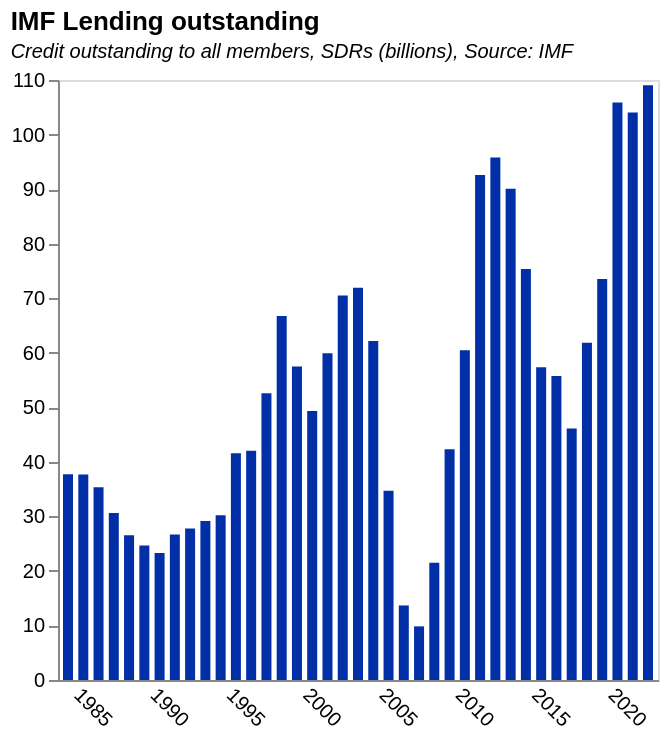

Write the Vega-Lite specification saved for this chart.
### Vega-Lite specification from a JSON file in a GitHub repository (floating-point values rounded to 4 significant figures)
{"$schema": "https://vega.github.io/schema/vega-lite/v5.json", "title": {"text": "IMF Lending outstanding ", "subtitle": "Credit outstanding to all members, SDRs (billions), Source: IMF", "subtitleFontStyle": "italic", "subtitleFontSize": 10, "anchor": "start", "color": "black"}, "data": {"values": [{"Date": "08/31/2022", "GRA Purchases": "93769635059", "PRGT 1/2/": "15254184552", "Totals": "1.09024E+11", "Year": "2022", "": "", "IMF Lending as a % of GDP": ""}, {"Date": "12/31/2021", "GRA Purchases": "89474552025", "PRGT 1/2/": "14554823681", "Totals": "1.04029E+11", "Year": "2021", "": "0.001082512", "IMF Lending as a % of GDP": "0.108251171"}, {"Date": "12/31/2020", "GRA Purchases": "93408630285", "PRGT 1/2/": "12481816684", "Totals": "1.0589E+11", "Year": "2020", "": "0.00124709", "IMF Lending as a % of GDP": "0.124709041"}, {"Date": "12/31/2019", "GRA Purchases": "66945509865", "PRGT 1/2/": "6590835450", "Totals": "73536345315", "Year": "2019", "": "0.000838977", "IMF Lending as a % of GDP": "0.083897713"}, {"Date": "12/31/2018", "GRA Purchases": "55395611392", "PRGT 1/2/": "6426181029", "Totals": "61821792421", "Year": "2018", "": "0.000715447", "IMF Lending as a % of GDP": "0.07154472"}, {"Date": "12/31/2017", "GRA Purchases": "39585385873", "PRGT 1/2/": "6522280669", "Totals": "46107666542", "Year": "2017", "": "0.000566433", "IMF Lending as a % of GDP": "0.056643325"}, {"Date": "12/31/2016", "GRA Purchases": "49267630851", "PRGT 1/2/": "6482647937", "Totals": "55750278788", "Year": "2016", "": "0.000729048", "IMF Lending as a % of GDP": "0.072904772"}, {"Date": "12/31/2015", "GRA Purchases": "50757840741", "PRGT 1/2/": "6575911158", "Totals": "57333751899", "Year": "2015", "": "0.00076262", "IMF Lending as a % of GDP": "0.076261974"}, {"Date": "12/31/2014", "GRA Purchases": "69041563463", "PRGT 1/2/": "6292755583", "Totals": "75334319046", "Year": "2014", "": "0.000945105", "IMF Lending as a % of GDP": "0.094510499"}, {"Date": "12/31/2013", "GRA Purchases": "83899249061", "PRGT 1/2/": "6174392682", "Totals": "90073641743", "Year": "2013", "": "0.001160593", "IMF Lending as a % of GDP": "0.116059324"}, {"Date": "12/31/2012", "GRA Purchases": "90042348252", "PRGT 1/2/": "5766292503", "Totals": "95808640755", "Year": "2012", "": "0.001269157", "IMF Lending as a % of GDP": "0.126915672"}, {"Date": "12/31/2011", "GRA Purchases": "87276915790", "PRGT 1/2/": "5308609594", "Totals": "92585525384", "Year": "2011", "": "0.001253697", "IMF Lending as a % of GDP": "0.125369703"}, {"Date": "12/31/2010", "GRA Purchases": "55620104510", "PRGT 1/2/": "4819344134", "Totals": "60439448644", "Year": "2010", "": "0.000907499", "IMF Lending as a % of GDP": "0.090749923"}, {"Date": "12/31/2009", "GRA Purchases": "37221142436", "PRGT 1/2/": "5079705286", "Totals": "42300847722", "Year": "2009", "": "0.000695623", "IMF Lending as a % of GDP": "0.069562322"}, {"Date": "12/31/2008", "GRA Purchases": "17514964723", "PRGT 1/2/": "3972372030", "Totals": "21487336753", "Year": "2008", "": "0.000335111", "IMF Lending as a % of GDP": "0.03351113"}, {"Date": "12/31/2007", "GRA Purchases": "6036146757", "PRGT 1/2/": "3796945581", "Totals": "9833092338", "Year": "2007", "": "0.00016849", "IMF Lending as a % of GDP": "0.016849027"}, {"Date": "12/31/2006", "GRA Purchases": "9822640239", "PRGT 1/2/": "3844020520", "Totals": "13666660759", "Year": "2006", "": "0.000263937", "IMF Lending as a % of GDP": "0.026393706"}, {"Date": "12/31/2005", "GRA Purchases": "28432143237", "PRGT 1/2/": "6282121668", "Totals": "34714264905", "Year": "2005", "": "0.000726544", "IMF Lending as a % of GDP": "0.072654384"}, {"Date": "12/31/2004", "GRA Purchases": "55373766674", "PRGT 1/2/": "6766029353", "Totals": "62139796027", "Year": "2004", "": "0.001408427", "IMF Lending as a % of GDP": "0.140842693"}, {"Date": "12/31/2003", "GRA Purchases": "65032062712", "PRGT 1/2/": "6880893268", "Totals": "71912955980", "Year": "2003", "": "0.001836857", "IMF Lending as a % of GDP": "0.183685711"}, {"Date": "12/31/2002", "GRA Purchases": "63601058794", "PRGT 1/2/": "6868671012", "Totals": "70469729806", "Year": "2002", "": "0.002018612", "IMF Lending as a % of GDP": "0.201861157"}, {"Date": "12/31/2001", "GRA Purchases": "53477225409", "PRGT 1/2/": "6424578684", "Totals": "59901804093", "Year": "2001", "": "0.001781731", "IMF Lending as a % of GDP": "0.178173123"}, {"Date": "12/31/2000", "GRA Purchases": "42990531049", "PRGT 1/2/": "6331595468", "Totals": "49322126517", "Year": "2000", "": "0.00145794", "IMF Lending as a % of GDP": "0.145794048"}, {"Date": "12/31/1999", "GRA Purchases": "51061861875", "PRGT 1/2/": "6434274362", "Totals": "57496136237", "Year": "1999", "": "0.001756143", "IMF Lending as a % of GDP": "0.175614344"}, {"Date": "12/31/1998", "GRA Purchases": "60451017051", "PRGT 1/2/": "6288825925", "Totals": "66739842976", "Year": "1998", "": "0.002116038", "IMF Lending as a % of GDP": "0.211603814"}, {"Date": "12/31/1997", "GRA Purchases": "46559033783", "PRGT 1/2/": "6009867422", "Totals": "52568901205", "Year": "1997", "": "0.001662521", "IMF Lending as a % of GDP": "0.166252059"}, {"Date": "12/31/1996", "GRA Purchases": "36127472805", "PRGT 1/2/": "5881609752", "Totals": "42009082557", "Year": "1996", "": "0.001323538", "IMF Lending as a % of GDP": "0.132353757"}, {"Date": "12/31/1995", "GRA Purchases": "35929173412", "PRGT 1/2/": "5657438528", "Totals": "41586611940", "Year": "1995", "": "0.001339775", "IMF Lending as a % of GDP": "0.133977487"}, {"Date": "12/31/1994", "GRA Purchases": "25611676952", "PRGT 1/2/": "4599768498", "Totals": "30211445450", "Year": "1994", "": "0.001084013", "IMF Lending as a % of GDP": "0.108401311"}, {"Date": "12/31/1993", "GRA Purchases": "25196745031", "PRGT 1/2/": "3942792899", "Totals": "29139537930", "Year": "1993", "": "0.001128565", "IMF Lending as a % of GDP": "0.11285646"}, {"Date": "12/31/1992", "GRA Purchases": "23967172718", "PRGT 1/2/": "3804463796", "Totals": "27771636514", "Year": "1992", "": "0.001092941", "IMF Lending as a % of GDP": "0.109294122"}, {"Date": "12/31/1991", "GRA Purchases": "23378573926", "PRGT 1/2/": "3285717796", "Totals": "26664291722", "Year": "1991", "": "0.001122235", "IMF Lending as a % of GDP": "0.11222345"}, {"Date": "12/31/1990", "GRA Purchases": "20731851093", "PRGT 1/2/": "2571911617", "Totals": "23303762710", "Year": "1990", "": "0.001022992", "IMF Lending as a % of GDP": "0.102299222"}, {"Date": "12/31/1989", "GRA Purchases": "22315104224", "PRGT 1/2/": "2334886562", "Totals": "24649990786", "Year": "1989", "": "0.001220901", "IMF Lending as a % of GDP": "0.122090098"}, {"Date": "12/31/1988", "GRA Purchases": "24750004884", "PRGT 1/2/": "1773964293", "Totals": "26523969177", "Year": "1988", "": "0.001371457", "IMF Lending as a % of GDP": "0.137145652"}, {"Date": "12/31/1987", "GRA Purchases": "28751979125", "PRGT 1/2/": "1866342930", "Totals": "30618322055", "Year": "1987", "": "0.001768823", "IMF Lending as a % of GDP": "0.176882276"}, {"Date": "12/31/1986", "GRA Purchases": "33334905644", "PRGT 1/2/": "2013169931", "Totals": "35348075575", "Year": "1986", "": "0.002324002", "IMF Lending as a % of GDP": "0.232400234"}, {"Date": "12/31/1985", "GRA Purchases": "35194787249", "PRGT 1/2/": "2470247948", "Totals": "37665035197", "Year": "1985", "": "0.002928852", "IMF Lending as a % of GDP": "0.292885188"}, {"Date": "12/31/1984", "GRA Purchases": "34936772393", "PRGT 1/2/": "2769874900", "Totals": "37706647293", "Year": "1984", "": "0.003073076", "IMF Lending as a % of GDP": "0.307307639"}, {"Date": "", "GRA Purchases": "", "PRGT 1/2/": "", "Totals": "", "Year": "", "": "", "IMF Lending as a % of GDP": ""}, {"Date": "", "GRA Purchases": "", "PRGT 1/2/": "", "Totals": "", "Year": "", "": "", "IMF Lending as a % of GDP": ""}, {"Date": " 1/ Includes loans under the Structural Adjustment Facility and Trust Fund.", "GRA Purchases": "", "PRGT 1/2/": "", "Totals": "", "Year": "", "": "", "IMF Lending as a % of GDP": ""}, {"Date": "", "GRA Purchases": "", "PRGT 1/2/": "", "Totals": "", "Year": "", "": "", "IMF Lending as a % of GDP": ""}, {"Date": " 2/ Formerly PRGF-ESF.", "GRA Purchases": "", "PRGT 1/2/": "", "Totals": "", "Year": "", "": "", "IMF Lending as a % of GDP": ""}], "format": {"parse": {"Year": "date"}}}, "transform": [{"calculate": "datum.Totals/1000000000", "as": "billions"}], "height": 300, "width": 300, "mark": {"type": "bar", "color": "rgb(0,47,167"}, "encoding": {"x": {"field": "Year", "type": "temporal", "axis": {"title": null, "grid": false, "ticks": false, "labelAngle": 45}}, "y": {"field": "billions", "type": "quantitative", "title": "", "axis": {"grid": false}}}}
